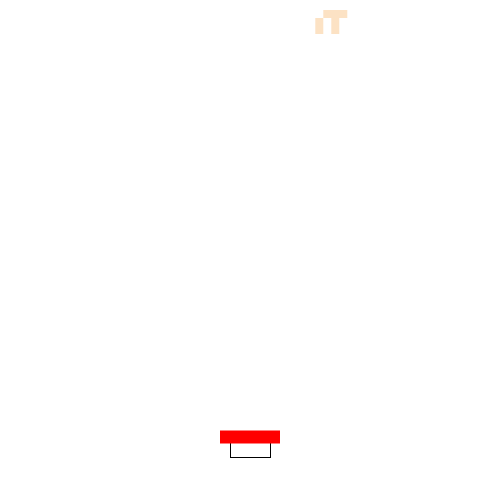
Frame 1 (no input)
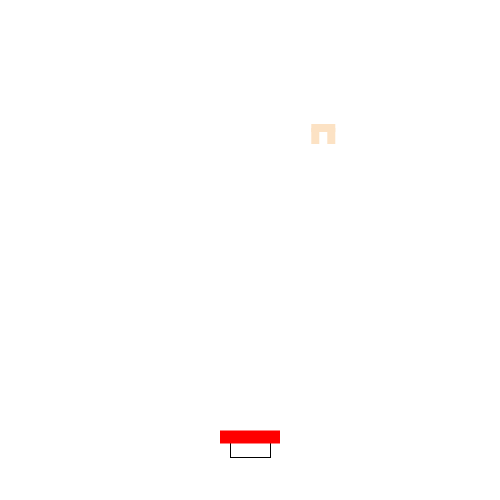
Frame 60 (the mouse pressed at the canvas centre just before this capture)
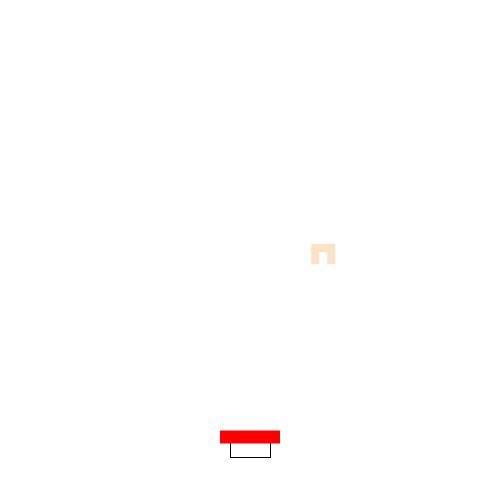
Frame 120 (the mouse held since frame 60 and released just before this capture)

The Processing sketch that drew these frames (run headless with seeded random() and noise(); from frame 60 on, the mouse is pressed at the canvas centre):

// Processing sketch: sushi_kansuunashi
// ── sushi_kansuunashi.pde
Te te;


//寿司の位置、移動速度
float x;
float speedX;

void setup()
{
  size(500, 500);
  background(255);
  noCursor();
  x = width/2;
  
  speedX = 30;
  
  te = new Te(random(width), 8);
  
}

void keyPressed()
{
  //十字キーで横移動
  if(key == CODED)
  {
    if(keyCode == RIGHT)
    {
      x += speedX;
    }else if(keyCode == LEFT)
    {
      x -= speedX;
    }    
  }
  
  /*
  //押したら弾発射、米が減る
  if(key == CODED)
  {
    if(keyCode == )
    {
      x += speedX;
    }
  }
  */
  
}

//降ってくる手のクラス
class Te{
  
  float tx, ty;
  Te(float x, float y)
  {
    tx = x;
    ty = y;
  }
  
  void update()
  {
    //手
    ty += 2;
    noStroke();
    fill(252, 226, 196);
    rect(tx, ty, 24, 8);
    rect(tx-8, ty+8, 8, 16);
    rect(tx+8, ty+8, 8, 16);
    
    //画面から出たら戻る
    if(ty >= height + 8)
    {
      ty = 8;
      tx = random(width);
    }
  
  }
  
}



void draw()
{
  background(255);
  
  
  te.update();
  
  rectMode(CENTER);
  //寿司
  
  //シャリ
  stroke(0);
  strokeWeight(1);
  fill(255, 255, 255);
  rect(x, 450, 40, 15);
  
  //ネタ（マグロ）
  noStroke();
  fill(255, 0, 0);
  rect(x, 437, 60, 13);
  
  
  if(x <= 30)
  {
    x = 30;
  }else if (x >= width - 30)
  {
    x = width - 30;
  }
  
  
}
